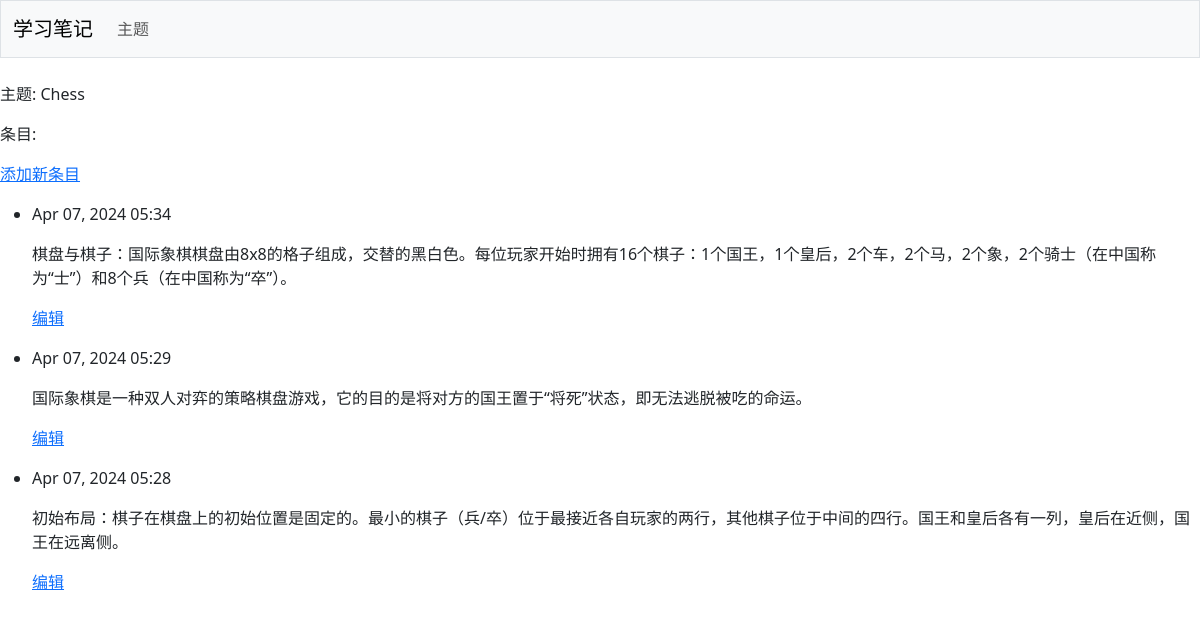
The page /topics/2/ (signed in) on the database its author committed.
### learning_logs/models.py (models this page shows, shortened)
class Topic(models.Model):
    text = models.CharField(max_length=200)
    date_added = models.DateTimeField(auto_now_add=True)
    owner = models.ForeignKey(User, on_delete=models.CASCADE)

class Entry(models.Model):
    topic = models.ForeignKey(Topic, on_delete=models.CASCADE)
    text = models.TextField()
    date_added = models.DateTimeField(auto_now_add=True)
    class Meta:
        verbose_name_plural = "entries"

### learning_logs/views.py (the view)
# urls.py: path('topics/<int:topic_id>/', views.topic, name='topic'),
@login_required
def topic(request, topic_id):
    topic = Topic.objects.get(id=topic_id)
    if topic.owner != request.user:
        raise Http404
    entries = topic.entry_set.order_by('-date_added')
    context = {'topic': topic, 'entries': entries}
    return render(request, 'learning_logs/topic.html', context)

### learning_logs/templates/learning_logs/topic.html
{% extends 'learning_logs/base.html' %}
{% block content %}
    <p>主题: {{ topic.text }}</p>
    <p>条目:</p>
    <p>
        <a href="{% url 'learning_logs:new_entry' topic.id %}">添加新条目</a>
    </p>
    <ul>
        {% for entry in entries %}
            <li>
                <p>{{ entry.date_added|date:'M d, Y H:i' }}</p>
                <p>{{ entry.text|linebreaks }}</p>
                <p>
                    <a href="{% url 'learning_logs:edit_entry' entry.id %}">编辑</a>
                </p>
            </li>
        {% empty %}
            <li>该主题还没有条目</li>
        {% endfor %}
    </ul>
{% endblock content %}

### learning_logs/templates/learning_logs/base.html (shortened to what this page needs)
<!doctype html>
<html lang="cn">
<head>
    {% load django_bootstrap5 %}
    {% bootstrap_css %}
</head>
<body>
<nav class="navbar navbar-expand-md navbar-light bg-light mb-4 border">
    <div class="container-fluid">
        <a class="navbar-brand" href="{% url 'learning_logs:index' %}">学习笔记</a>
        <div class="collapse navbar-collapse" id="navbarCollapse">
            <ul class="navbar-nav me-auto mb-2 mb-md-0">
                <li class="nav-item">
                    <a class="nav-link" href="{% url 'learning_logs:topics' %}">主题</a></li>
            </ul>
        </div>
    </div>
</nav>
{% block content %}{% endblock content %}
</body>
</html>

### rows shown on the page
Topic: text "Chess"
Entry: date_added "Apr 07, 2024 05:34", text "棋盘与棋子：国际象棋棋盘由8x8的格子组成，交替的黑白色。每位玩家开始时拥有16个棋子：1个国王，1个皇后，2个车，2个马，2个象，2个骑士（在中国称为“士”）和8个兵（在中国称为“卒”）。"
Entry: date_added "Apr 07, 2024 05:29", text "国际象棋是一种双人对弈的策略棋盘游戏，它的目的是将对方的国王置于“将死”状态，即无法逃脱被吃的命运。"
Entry: date_added "Apr 07, 2024 05:28", text "初始布局：棋子在棋盘上的初始位置是固定的。最小的棋子（兵/卒）位于最接近各自玩家的两行，其他棋子位于中间的四行。国王和皇后各有一列，皇后在近侧，国王在远离侧。"
